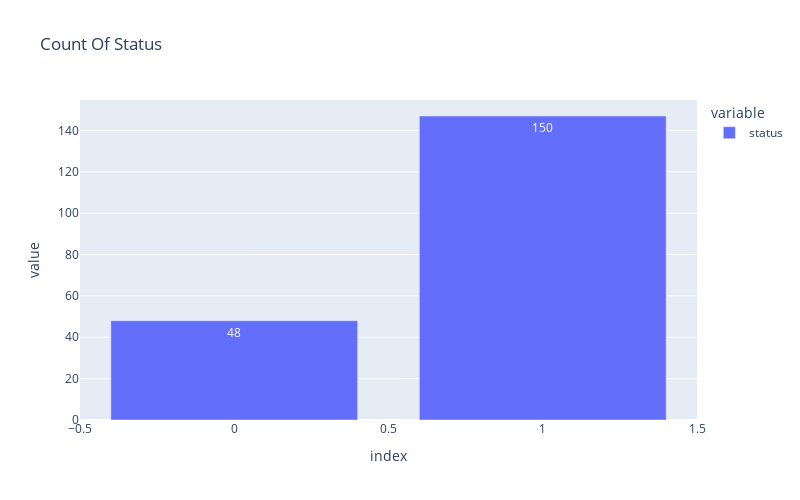

The notebook cell this image was saved under:
### Code cell
px.bar(df['status'].value_counts(),title='Count Of Status',width=800,height=500).update_traces(texttemplate='%{y:.2s}')

### Figure 1 — Plotly figure (JSON) as saved in the notebook; plotly's stock layout.template omitted (floating-point values rounded to 4 significant figures)
{"data": [{"alignmentgroup": "True", "hovertemplate": "variable=status<br>index=%{x}<br>value=%{y}<extra></extra>", "legendgroup": "status", "marker": {"color": "#636efa", "pattern": {"shape": ""}}, "name": "status", "offsetgroup": "status", "orientation": "v", "showlegend": true, "textposition": "auto", "texttemplate": "%{y:.2s}", "type": "bar", "x": [1, 0], "xaxis": "x", "y": [147, 48], "yaxis": "y"}], "layout": {"barmode": "relative", "height": 500, "legend": {"title": {"text": "variable"}, "tracegroupgap": 0}, "title": {"text": "Count Of Status"}, "width": 800, "xaxis": {"anchor": "y", "domain": [0, 1], "title": {"text": "index"}}, "yaxis": {"anchor": "x", "domain": [0, 1], "title": {"text": "value"}}}}
